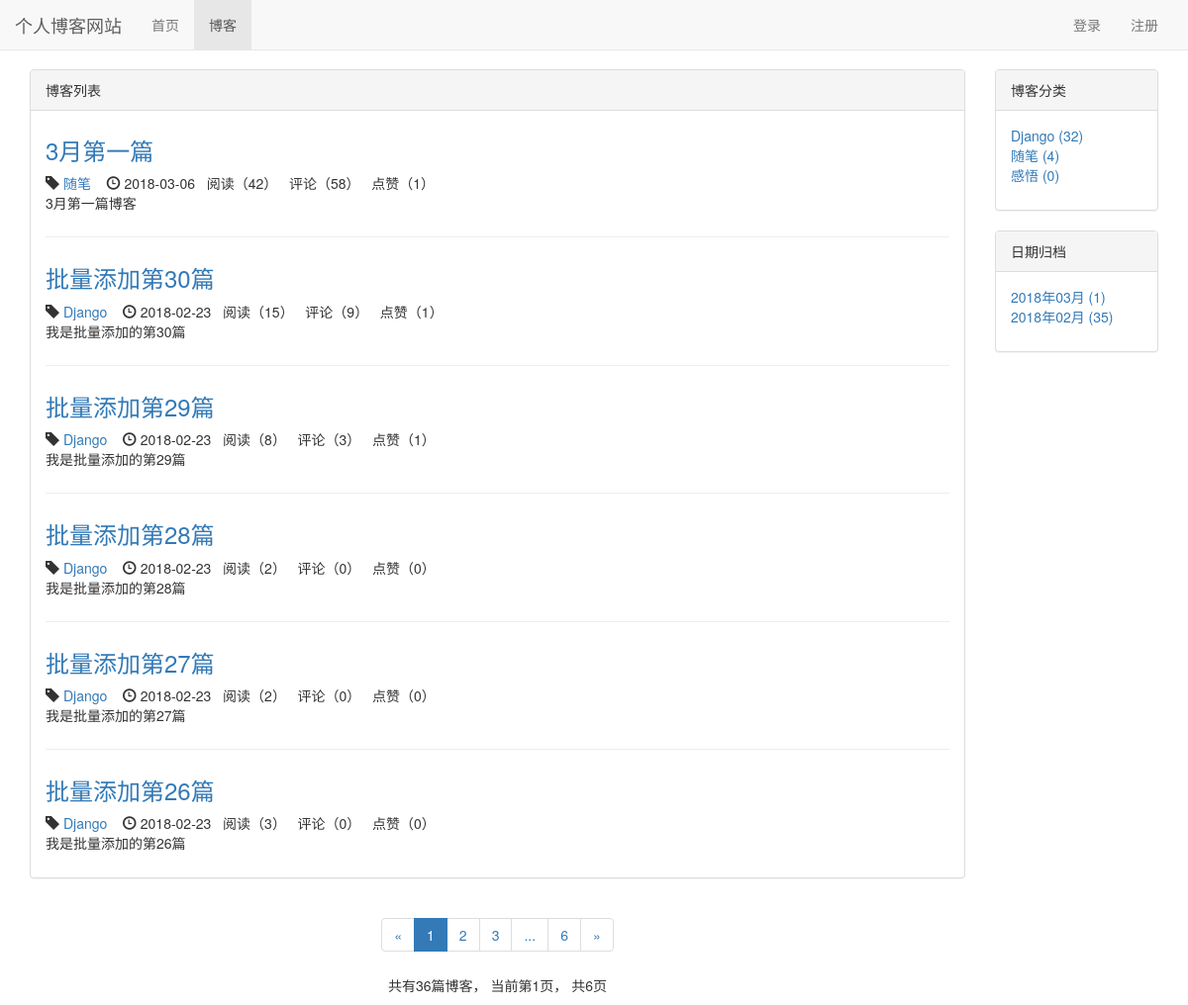
Screenshot of /blog/ with the database file from the repository.
### blog/models.py (models this page shows, shortened)
class Blog(models.Model, ReadNumExpandMethod):
    title = models.CharField(max_length=50)
    blog_type = models.ForeignKey(BlogType, on_delete=models.CASCADE)
    content = RichTextUploadingField()
    author = models.ForeignKey(User, on_delete=models.CASCADE)
    read_details = GenericRelation(ReadDetail)
    readed_num = models.IntegerField(default=0)
    create_time = models.DateTimeField(auto_now_add=True)
    last_updated_time = models.DateTimeField(auto_now=True)
    class Meta:
        ordering = ['-create_time']

class BlogType(models.Model):
    type_name = models.CharField(max_length=15)
    def __str__(self):
        return self.type_name

### read_statistics/models.py (models this page shows)
class ReadNum(models.Model):
    read_num = models.IntegerField(default=0)
    content_type = models.ForeignKey(ContentType, on_delete=models.CASCADE)
    object_id = models.PositiveIntegerField()
    content_object = GenericForeignKey('content_type', 'object_id')

### likes/models.py (models this page shows)
class LikeCount(models.Model):
    content_type = models.ForeignKey(ContentType, on_delete=models.CASCADE)
    object_id = models.PositiveIntegerField()
    content_object = GenericForeignKey('content_type', 'object_id')
    liked_num = models.IntegerField(default=0)

### blog/views.py (the view)
# urls.py: path('', views.blog_list, name='blog_list'),
def blog_list(request):
    blogs_all_list = Blog.objects.all() #获取所有博客
    context = get_blog_list_common_data(request, blogs_all_list)
    return render(request,'blog/blog_list.html', context) # 渲染并返回前端页面

### comment/templatetags/comment_tags.py (called while the page is built)
@register.simple_tag
def get_comment_count(obj):
    content_type = ContentType.objects.get_for_model(obj)
    return Comment.objects.filter(content_type=content_type, object_id=obj.pk).count()

### likes/templatetags/likes_tags.py (called while the page is built)
@register.simple_tag
def get_like_count(obj):
    content_type = ContentType.objects.get_for_model(obj)
    like_count, create = LikeCount.objects.get_or_create(content_type=content_type, object_id=obj.pk)
    return like_count.liked_num

### read_statistics/models.py (called while the page is built)
    def get_read_num(self):
            try:
                ct = ContentType.objects.get_for_model(self)
                readnum = ReadNum.objects.get(content_type=ct, object_id=self.pk)
                return readnum.read_num
            except exceptions.ObjectDoesNotExist:
                return 0

### user/context_processors.py (called while the page is built)
def login_modal_form(request):
    return {'login_modal_form': LoginForm()}

### blog/templates/blog/blog_list.html (shortened to what this page needs)
{% extends 'base.html' %}
{% block nav_blog_active %}active{% endblock %}
{% load staticfiles %}
{% load comment_tags %}
{% load likes_tags %}
{% block header_extends %}
    <link rel="stylesheet" href="{% static 'blog/blog.css' %}">
{% endblock %}
{% block content %}
    <div class="container">
        <div class="row">
            <div class="col-xs-12 col-sm-8 col-md-9 col-lg-10">
                <div class="panel panel-default">
                    <div class="panel-heading">{% block blog_list_title %}博客列表{% endblock %}</div>
                    <div class="panel-body">
                            {% for blog in blogs %}
                                <div class="blog">
                                    <h3><a href="{% url 'blog_detail' blog.pk %}">{{ blog.title }}</a></h3>
                                    <p class="blog-info">
                                        <span class="glyphicon glyphicon-tag"></span>
                                        <a href="{% url 'blogs_with_type' blog.blog_type.pk %}">
                                            {{ blog.blog_type }}
                                        </a>&nbsp;&nbsp;
                                        <span class="glyphicon glyphicon-time"></span>
                                        {{ blog.create_time|date:"Y-m-d" }}&nbsp;&nbsp;
                                        阅读（{{ blog.get_read_num }}）&nbsp;&nbsp;
                                        评论（{% get_comment_count blog %}）&nbsp;&nbsp;
                                        点赞（{% get_like_count blog %}）
                                    </p>
                                    <p>{{ blog.content|striptags|truncatechars:120 }}</p>
                                </div>
                            {% empty %}
                                <div class="blog">
                                    <h3>暂无博客，敬请期待</h3>
                                </div>
                            {% endfor %}
                    </div>
                </div>
                <div class="paginator">
                    <ul class="pagination">
                        <li>
                            {% if page_of_blogs.has_previous %}
                                <a href="?page={{ page_of_blogs.previous_page_number}}" aria-label="Previous">
                                    <span aria-hidden="true">&laquo;</span>
                                </a>
                            {% else %}
                                <span aria-hidden="true">&laquo;</span>
                            {% endif %}
                        </li>
                        {% for page_num in page_range %}
                            {% if page_num == page_of_blogs.number %}
                                <li class="active"><span>{{ page_num }}</span></li>
                            {% else %}
                                {% if page_num == '...' %}
                                    <li><span>{{ page_num }}</span></li>
                                {% else %}
                                    <li><a href="?page={{ page_num }}">{{ page_num }}</a></li>
                                {% endif %}
                            {% endif %}
                        {% endfor %}
                        <li>
                            {% if page_of_blogs.has_next %}
                                <a href="?page={{ page_of_blogs.next_page_number}}" aria-label="Next">
                                    <span aria-hidden="true">&raquo;</span>
                                </a>
                            {% else %}
                                <span aria-hidden="true">&raquo;</span>
                            {% endif %}
                        </li>
                    </ul>
                    <p>
                        共有{{ page_of_blogs.paginator.count}}篇博客，
                        当前第{{page_of_blogs.number}}页，
                        共{{page_of_blogs.paginator.num_pages}}页
                    </p>
                </div>
            </div>
            <div class="hidden-xs col-sm-4 col-md-3 col-lg-2">
                <div class="panel panel-default">
                    <div class="panel-heading">博客分类</div>
                    <div class="panel-body">
                        <ul class="blog-types">
                            {% for blog_type in blog_types %}
                                <li>
                                    <a href="{% url 'blogs_with_type' blog_type.pk %}">
                                        {{ blog_type.type_name }} ({{ blog_type.blog_count }})
                                    </a>
                                </li>
                            {% empty %}
                                <li>暂无分类</li>
                            {% endfor %}
                        </ul>
                    </div>
                </div>
                <div class="panel panel-default">
                    <div class="panel-heading">日期归档</div>
                    <div class="panel-body">
                        <ul>
                            {% for blog_date, blog_count in blog_dates.items %}
                                <li>
                                    <a href="{% url 'blogs_with_date' blog_date.year blog_date.month %}">
                                        {{ blog_date|date:"Y年m月"}} ({{ blog_count }})
                                    </a>
                                </li>
                            {% endfor %}
                        </ul>
                    </div>
                </div>
            </div>
        </div>
    </div>
{% endblock %}

### templates/base.html (shortened to what this page needs)
{% load staticfiles %}
<!DOCTYPE html>
<html lang="zh-CN">
<head>
    <link rel="stylesheet" href="{% static 'base.css' %}">
    <link rel="stylesheet" href="{% static 'bootstrap-3.3.7/css/bootstrap.min.css' %}">
    {% block header_extends %}{% endblock %}
</head>
<body>
    <div class="navbar navbar-default navbar-fixed-top" role="navigation">
        <div class="container-fluid">
            <div class="navbar-header">
                <a class="navbar-brand" href="{% url 'home' %}">个人博客网站</a>
            </div>
            <div id="navbar-collapse" class="collapse navbar-collapse">
                <ul class="nav navbar-nav">
                    <li class="{% block nav_home_active %}{% endblock %}">
                        <a href="{% url 'home' %}">首页</a>
                    </li>
                    <li class="{% block nav_blog_active %}{% endblock %}">
                        <a href="{% url 'blog_list' %}">博客</a>
                    </li>
                </ul>
                <ul class="nav navbar-nav navbar-right">
                    {% if not user.is_authenticated %}
                        <li>
                            <a href="{% url 'login' %}?from={{ request.get_full_path }}">登录</a>
                        </li>
                        <li>
                            <a href="{% url 'register' %}?from={{ request.get_full_path }}">注册</a>
                        </li>
                    {% endif %}
                </ul>
            </div>
        </div>
    </div>
    {% block content %}{% endblock %}
</body>
</html>

### static/base.css (style rules this page uses)
* { margin: 0; padding: 0; }
body { margin-top: 70px!important; }
ul { list-style-type: none; }
ul.navbar-right { margin-right: 0; }

### blog/static/blog/blog.css (style rules this page uses)
ul.blog-types { list-style-type: none; }
div.blog:not(:last-child) { margin-bottom: 2em; padding-bottom: 1em; border-bottom: 1px solid #eee; }
div.blog h3 { margin-top: 0.5em; }
div.blog p.blog-info { margin-bottom: 0; }
div.paginator { text-align: center; }

### rows the page displays
Blog: title "3月第一篇", blog_type "随笔", create_time "2018-03-06", get_read_num "42", id "58", id.liked_num "1", content "3月第一篇博客"
Blog: title "批量添加第30篇", blog_type "Django", create_time "2018-02-23", get_read_num "15", id "9", id.liked_num "1", content "我是批量添加的第30篇"
Blog: title "批量添加第29篇", blog_type "Django", create_time "2018-02-23", get_read_num "8", id "3", id.liked_num "1", content "我是批量添加的第29篇"
Blog: title "批量添加第28篇", blog_type "Django", create_time "2018-02-23", get_read_num "2", id "0", id.liked_num "0", content "我是批量添加的第28篇"
Blog: title "批量添加第27篇", blog_type "Django", create_time "2018-02-23", get_read_num "2", id "0", id.liked_num "0", content "我是批量添加的第27篇"
Blog: title "批量添加第26篇", blog_type "Django", create_time "2018-02-23", get_read_num "3", id "0", id.liked_num "0", content "我是批量添加的第26篇"
BlogType: type_name "Django", blog_count "32"
BlogType: type_name "随笔", blog_count "4"
BlogType: type_name "感悟", blog_count "0"

### other values shown
{{ page_num }} "1"
{{ page_num }} "2" "3" "6"
{{ page_num }} "..."
{{ page_of_blogs.paginator.count }} "36"
{{ page_of_blogs.number }} "1"
{{ page_of_blogs.paginator.num_pages }} "6"
{{ blog_date|date:"Y年m月" }} "2018年03月" "2018年02月"
{{ blog_count }} "1" "35"
